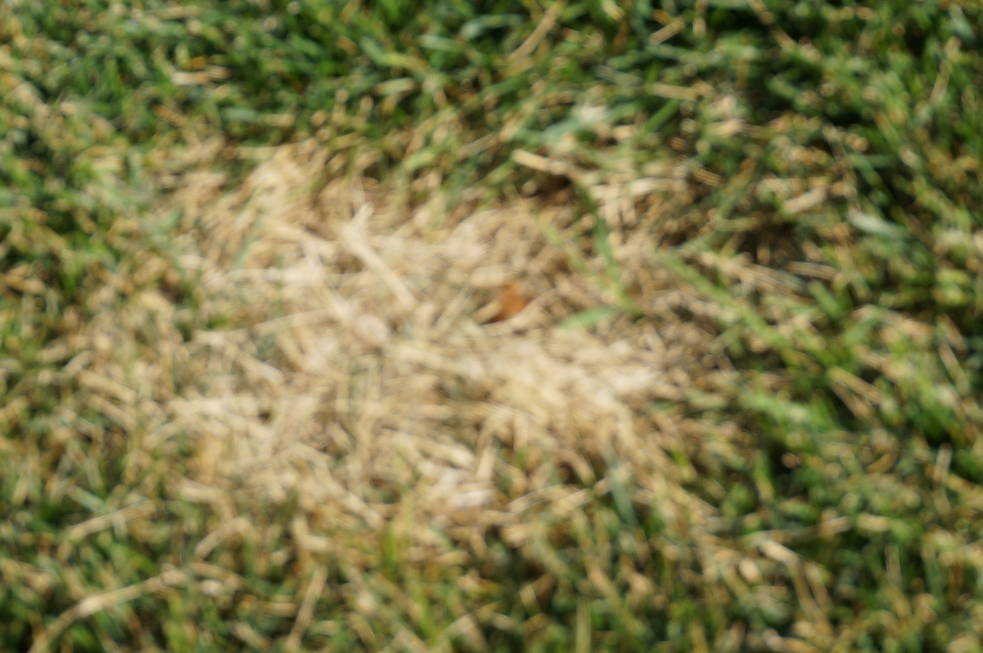
#> input picture Data_augmentation/Image_resources_data_augmentation/DSC03412.JPG, 4912 x 3264 px (shown at 1/5 size)
$ python -i getROI.py   (imports and definitions only)
#> lines starting #> are read from the running program, lines starting #| are printed output that depends on the picture; after the words box and inside, x2 and y2 are one past the last pixel; in counts of white or black regions, pixels touching at a corner belong together
#> further down, picture is the input picture: shape (3264, 4912, 3); mean B, G, R 71.7, 119.3, 123.6
import numpy as np
import cv2

"""
Finds the region of interest using the blacked out image
"""
def using_color(image):

    # Makes the color image Black and White
    gray_image = cv2.cvtColor(image, cv2.COLOR_BGR2GRAY)
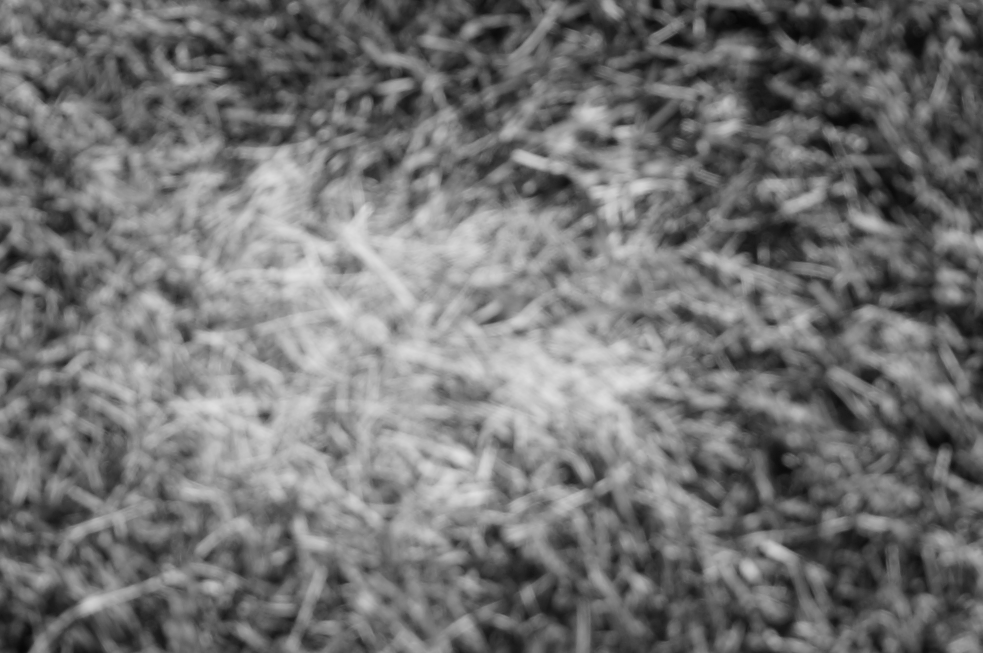
#> gray_image: shape (3264, 4912) (shown at 1/5 size); min 5, max 227, mean 115.2

    gray_image = cv2.GaussianBlur(gray_image, (3, 3), cv2.BORDER_DEFAULT)
    # All the pixels that are not black, become white
    ret, threshold1 = cv2.threshold(gray_image,23,255,cv2.THRESH_BINARY)
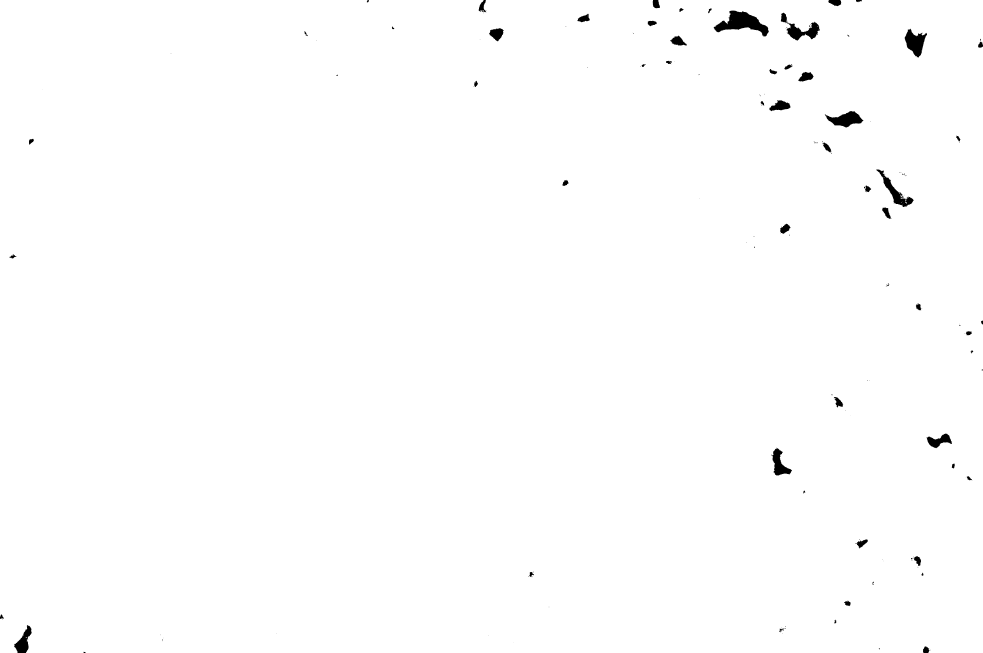
#> threshold1: shape (3264, 4912) (shown at 1/5 size); 99.4% white; 172 black regions (103 under 20 px), largest, box (x1, y1, x2, y2) and area: (3569, 53, 3845, 182) 16510, (3904, 63, 4099, 203) 8818, (4524, 144, 4635, 287) 8726

    # All white specs that are smaller than 10 by 10 are removed
    rect_kernel = cv2.getStructuringElement(cv2.MORPH_RECT, (15, 15))
    threshold2 = cv2.morphologyEx(threshold1, cv2.MORPH_OPEN, rect_kernel)
#> threshold2: shape (3264, 4912); 99.3% white; 99 black regions (31 under 20 px)

    # Fills the black space between white pixels that are at least 60 pixels close
    rect_kernel = cv2.getStructuringElement(cv2.MORPH_RECT, (580, 580))
    threshold3 = cv2.morphologyEx(threshold2, cv2.MORPH_CLOSE, rect_kernel)
#> threshold3: shape (3264, 4912); every value is 255

    # [10 lines of commented-out code are left out]
    contours, hierarchy = cv2.findContours(threshold3,cv2.RETR_TREE,cv2.CHAIN_APPROX_NONE)
#> contours = 1 contour; box (x1, y1, x2, y2) and area: (0, 0, 4912, 3264) 16024593

    # creates an empty list to contain all the contours
    valid_contours = []

    for c in contours:
        # Gets the area of each contours in the image
        area = cv2.contourArea(c)
        # save the x1, y1, x2, y2, coordinates of that contour if it's larger than 3000 pixels
        if area > 500:
            x, y, w, h = cv2.boundingRect(c)
            xy_coordinates = [x, y, x+w, y+h]
            valid_contours.append(xy_coordinates)
#> this loop made 1 pass
#> (area, x, y, w, h) on pass 1: (16024593, 0, 0, 4912, 3264)
#> after the loop, valid_contours = [[0, 0, 4912, 3264]]

    topx = 0
    topy = 0
    topxw = 0
    topyh = 0


    # checks to see if there are valid contours and returns them
    if valid_contours:
        for xy_coordinates in valid_contours:
            if xy_coordinates[0] > topx:
                topx = xy_coordinates[0]

            if xy_coordinates[1] > topy:
                topy = xy_coordinates[1]

            if xy_coordinates[2] > topxw:
                topxw = xy_coordinates[2]

            if xy_coordinates[3] > topyh:
                topyh = xy_coordinates[3]
#> this loop made 1 pass
#> (xy_coordinates, topxw, topyh) on pass 1: ([0, 0, 4912, 3264], 4912, 3264)
#> after the loop, topx = 0; topxw = 4912; topy = 0; topyh = 3264

        bdn_box = [topx, topy, topxw, topyh]
#> bdn_box = [0, 0, 4912, 3264]

        valid_contours = [bdn_box]
        return valid_contours
    else:
        # If there are no valid contours return this
        return [[0,0,0,0]]

# [53 lines left out: function using_color_on_canvas, not called in this run]

>>> import cv2
>>> picture = cv2.imread('../../Data_augmentation/Image_resources_data_augmentation/DSC03412.JPG')
>>> result = using_color(picture)
#> result = [[0, 0, 4912, 3264]]

$ run again, on Data_augmentation/Image_resources_data_augmentation/2019-09-14 (1).png
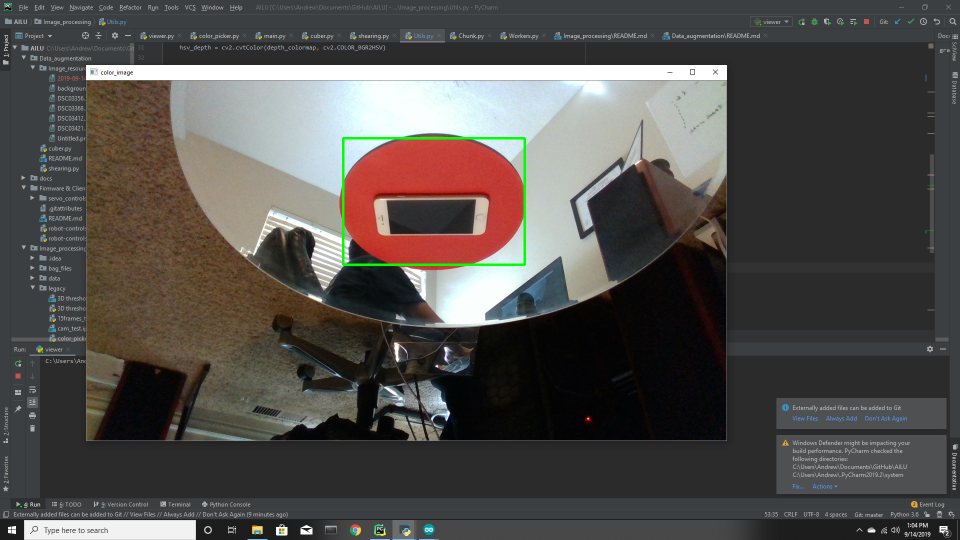
#> input picture Data_augmentation/Image_resources_data_augmentation/2019-09-14 (1).png, 1920 x 1080 px (shown at 1/2 size)
#> picture is the input picture: shape (1080, 1920, 3); mean B, G, R 75.9, 79, 82.2
#> in using_color, `ret, threshold1 = cv2.threshold(gray_image,23,255,cv2.THRESH_BINARY)`:
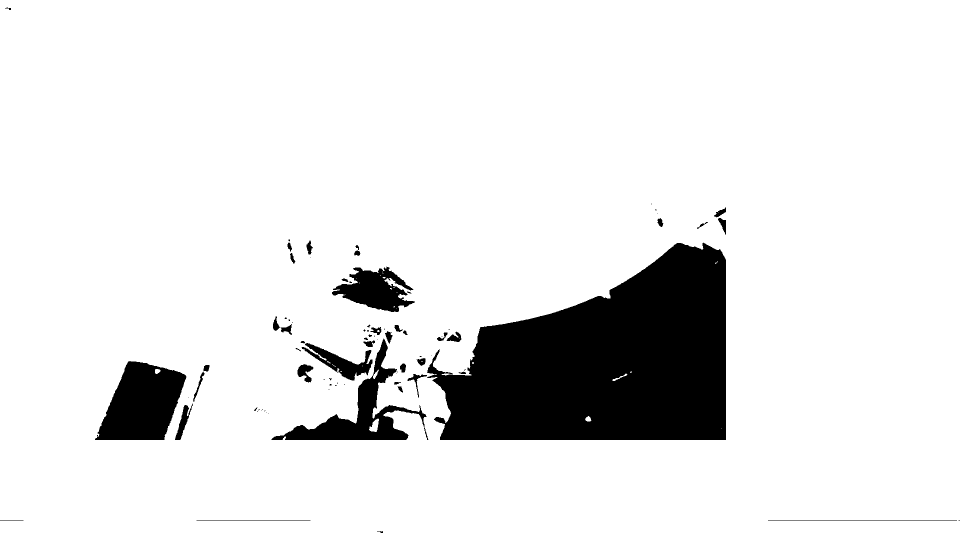
#> threshold1: shape (1080, 1920) (shown at 1/2 size); 89.8% white; 82 black regions (39 under 20 px), largest, box (x1, y1, x2, y2) and area: (854, 485, 1452, 880) 160763, (190, 722, 373, 880) 19370, (543, 677, 857, 880) 13723
#> in using_color, `threshold2 = cv2.morphologyEx(threshold1, cv2.MORPH_OPEN, rect_kernel)`:
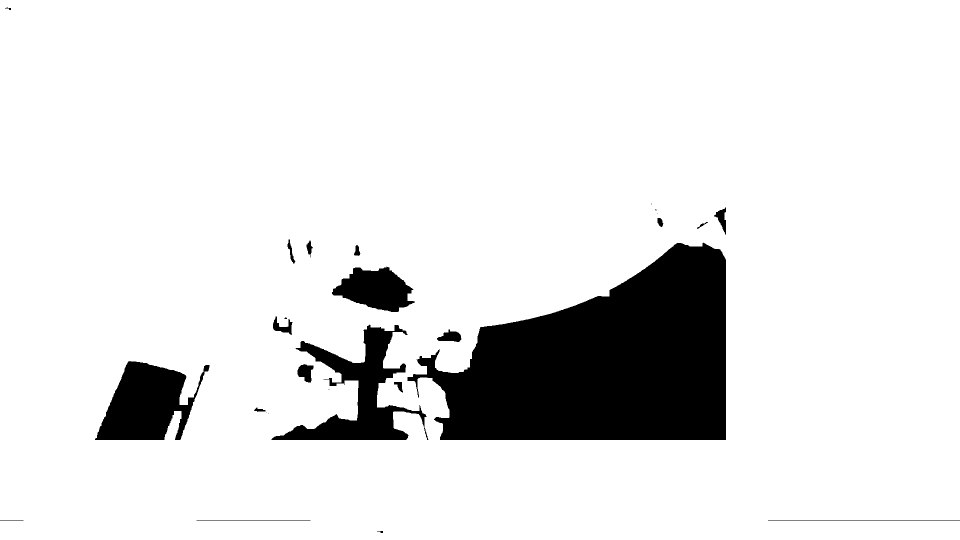
#> threshold2: shape (1080, 1920) (shown at 1/2 size); 89.4% white; 27 black regions (7 under 20 px)
#> threshold3: shape (1080, 1920); every value is 255
#> contours = 1 contour; box (x1, y1, x2, y2) and area: (0, 0, 1920, 1080) 2070601
#> the loop in using_color, `for c in contours:` made 1 pass
#> (area, x, y, w, h) on pass 1: (2070601, 0, 0, 1920, 1080)
#> after the loop in using_color, `for c in contours:`: valid_contours = [[0, 0, 1920, 1080]]
#> the loop in using_color, `for xy_coordinates in valid_contours:` made 1 pass
#> (xy_coordinates, topxw, topyh) on pass 1: ([0, 0, 1920, 1080], 1920, 1080)
#> after the loop in using_color, `for xy_coordinates in valid_contours:`: topx = 0; topxw = 1920; topy = 0; topyh = 1080
#> bdn_box = [0, 0, 1920, 1080]
#> result = [[0, 0, 1920, 1080]]

$ run again, on Data_augmentation/Image_resources_data_augmentation/2019-09-14 (2).png
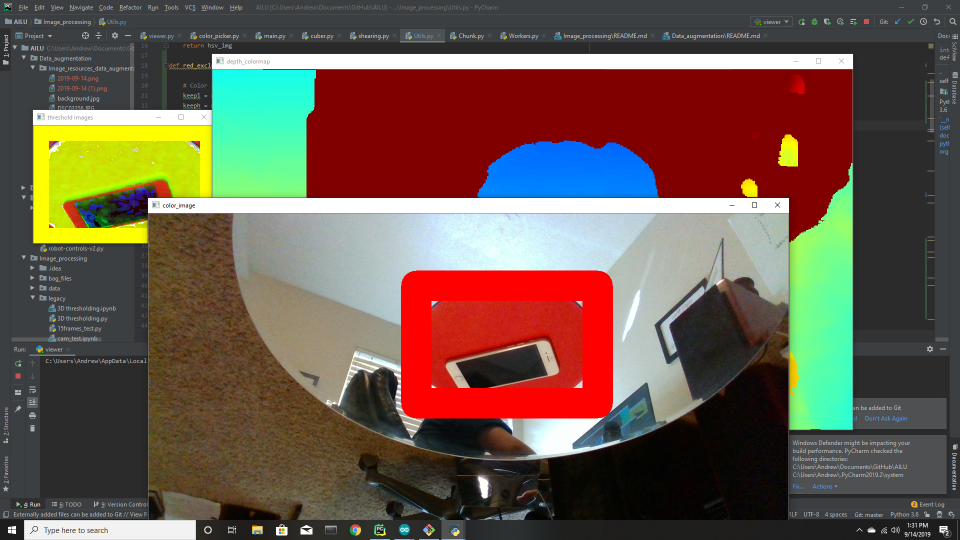
#> input picture Data_augmentation/Image_resources_data_augmentation/2019-09-14 (2).png, 1920 x 1080 px (shown at 1/2 size)
#> picture is the input picture: shape (1080, 1920, 3); mean B, G, R 76.2, 89, 106.1
#> in using_color, `ret, threshold1 = cv2.threshold(gray_image,23,255,cv2.THRESH_BINARY)`:
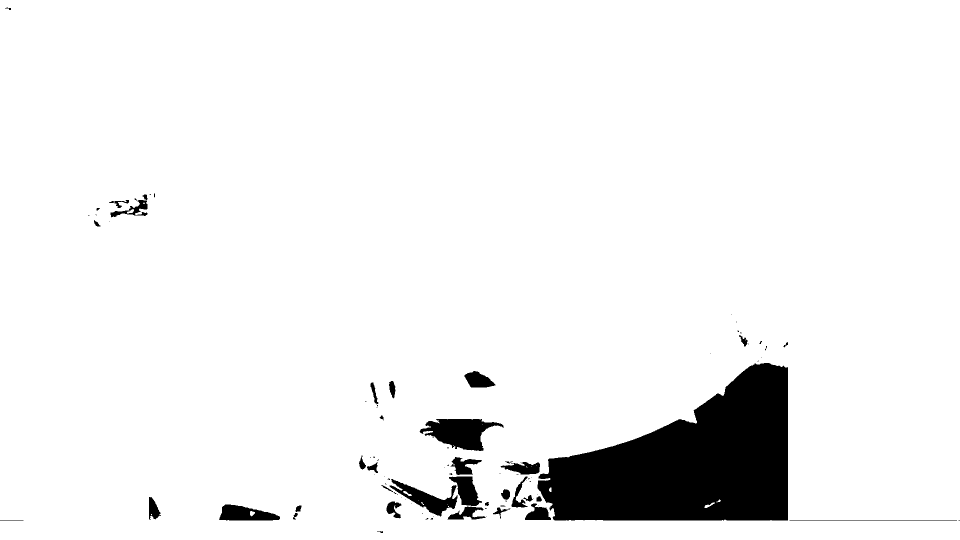
#> threshold1: shape (1080, 1920) (shown at 1/2 size); 94% white; 94 black regions (56 under 20 px), largest, box (x1, y1, x2, y2) and area: (1075, 726, 1576, 1041) 99284, (839, 838, 1008, 902) 6084, (779, 958, 915, 1033) 3423
#> in using_color, `threshold2 = cv2.morphologyEx(threshold1, cv2.MORPH_OPEN, rect_kernel)`:
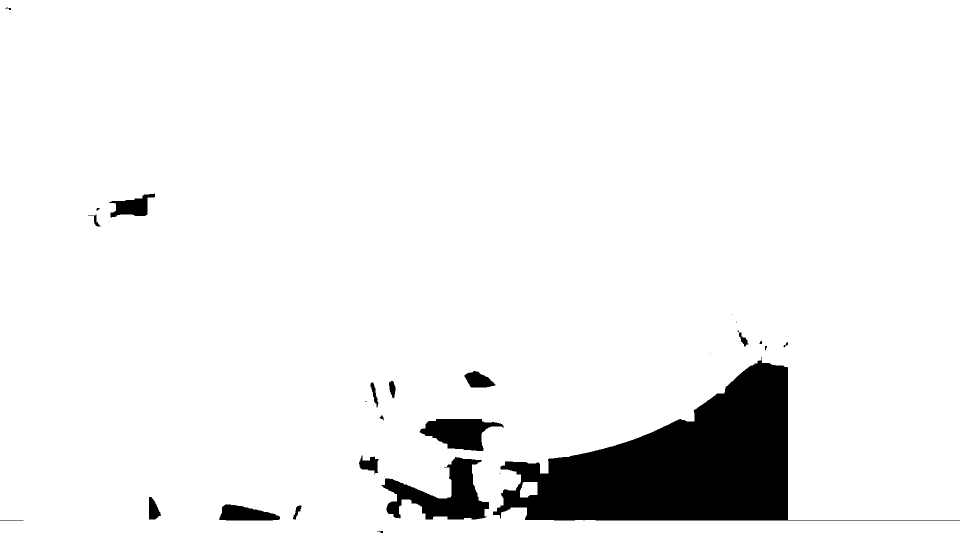
#> threshold2: shape (1080, 1920) (shown at 1/2 size); 93.5% white; 29 black regions (8 under 20 px)
#> threshold3: shape (1080, 1920); every value is 255
#> contours = 1 contour; box (x1, y1, x2, y2) and area: (0, 0, 1920, 1080) 2070601
#> the loop in using_color, `for c in contours:` made 1 pass
#> (area, x, y, w, h) on pass 1: (2070601, 0, 0, 1920, 1080)
#> after the loop in using_color, `for c in contours:`: valid_contours = [[0, 0, 1920, 1080]]
#> the loop in using_color, `for xy_coordinates in valid_contours:` made 1 pass
#> (xy_coordinates, topxw, topyh) on pass 1: ([0, 0, 1920, 1080], 1920, 1080)
#> after the loop in using_color, `for xy_coordinates in valid_contours:`: topx = 0; topxw = 1920; topy = 0; topyh = 1080
#> bdn_box = [0, 0, 1920, 1080]
#> result = [[0, 0, 1920, 1080]]
